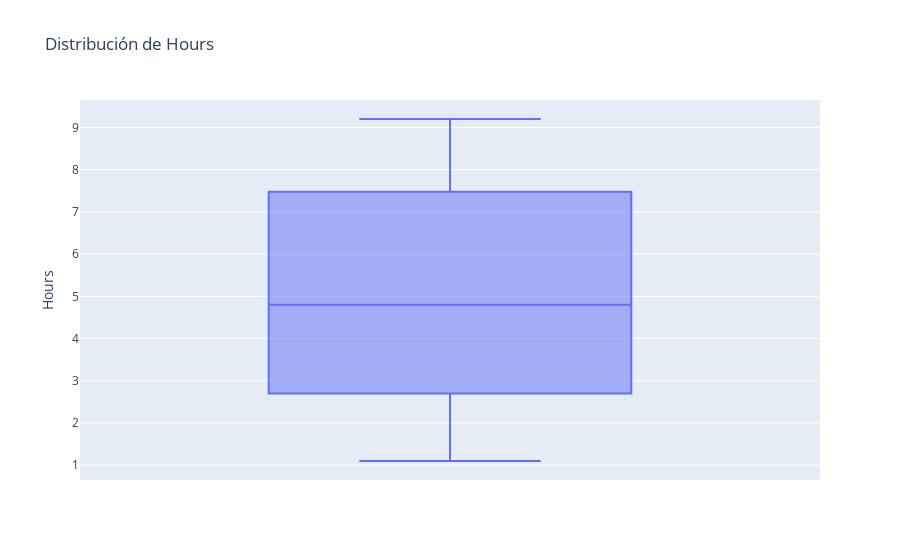

Notebook cell for this chart:
### Code cell
# Con este gráfico vemos que los scores se concentran en ciertos valores específicos (como 30),
#también hay menos datos en otros rasgos...
import plotly.express as px

fig = px.box(df1, y = 'Hours', title='Distribución de Hours')
fig.show()

### Figure 1 — Plotly figure (JSON) as saved in the notebook; plotly's stock layout.template omitted (floating-point values rounded to 4 significant figures)
{"data": [{"alignmentgroup": "True", "hovertemplate": "Hours=%{y}<extra></extra>", "legendgroup": "", "marker": {"color": "#636efa"}, "name": "", "notched": false, "offsetgroup": "", "orientation": "v", "showlegend": false, "type": "box", "x0": " ", "xaxis": "x", "y": [2.5, 5.1, 3.2, 8.5, 3.5, 1.5, 9.2, 5.5, 8.3, 2.7, 7.7, 5.9, 4.5, 3.3, 1.1, 8.9, 2.5, 1.9, 6.1, 7.4, 2.7, 4.8, 3.8, 6.9, 7.8], "y0": " ", "yaxis": "y"}], "layout": {"boxmode": "group", "legend": {"tracegroupgap": 0}, "title": {"text": "Distribución de Hours"}, "xaxis": {"anchor": "y", "domain": [0, 1]}, "yaxis": {"anchor": "x", "domain": [0, 1], "title": {"text": "Hours"}}}}
